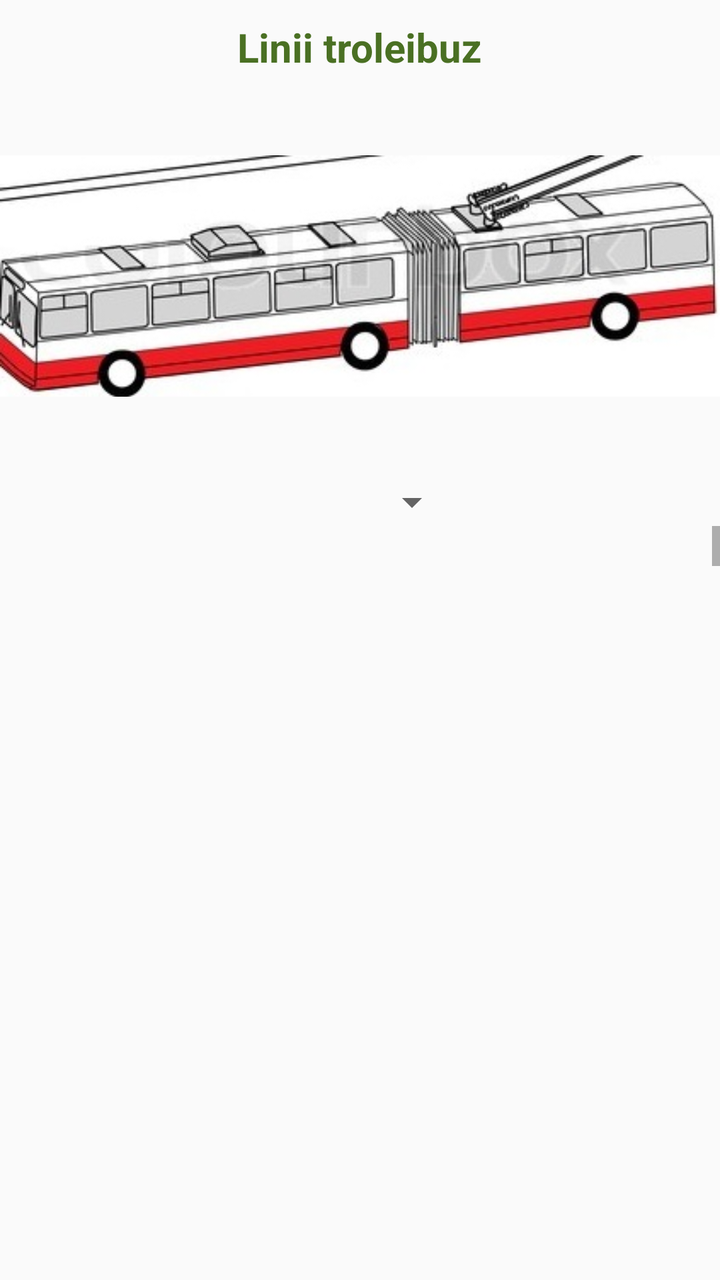
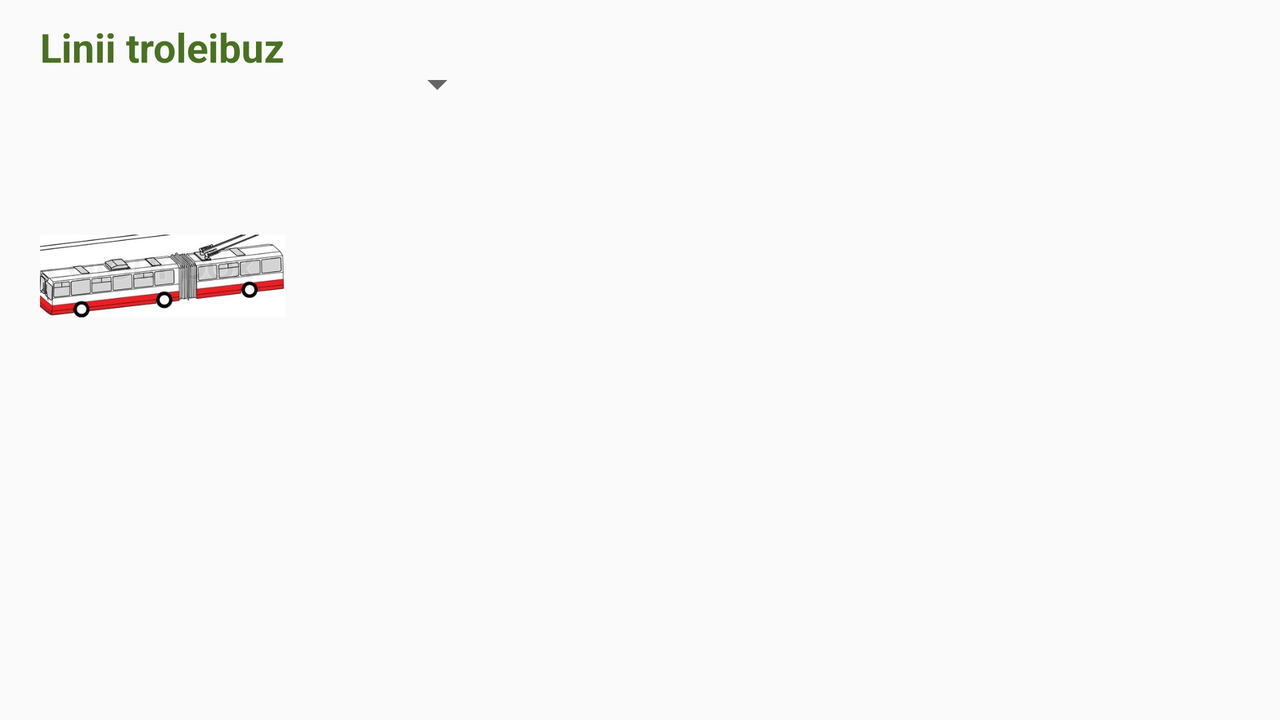

Two renders of one Android screen. The first uses the default layout on a phone; the second uses the alternative layout the repository ships for a different screen configuration, on a matching device. The two XML files are below.
<!-- AndroidManifest.xml: application theme AppTheme -->
<!-- res/layout/troleibuze_panel.xml -->
<LinearLayout
    xmlns:android="http://schemas.android.com/apk/res/android"
    android:id="@+id/liniiTroleibuz"
    android:layout_width="match_parent"
    android:layout_height="match_parent"
    android:orientation="vertical"
    android:layout_gravity="center"
    >

    <TextView
        android:text="Linii troleibuz"
        android:layout_width="wrap_content"
        android:layout_height="wrap_content"
        android:layout_gravity="center_vertical|center_horizontal"
        android:textStyle="bold"
        android:paddingTop="10dp"
        android:textSize="20dp"
        android:textColor="#4A7023"  />

    <ImageView
        android:layout_marginTop="30dp"
        android:layout_width="match_parent"
        android:layout_height="wrap_content"
        android:src="@drawable/troleibuz"
        />

    <Spinner
        android:layout_marginTop="30dp"
        android:id="@+id/troleibuz_spinner"
        android:paddingTop="10dp"
        android:layout_width="100dp"
        android:layout_gravity="center_horizontal|center_vertical"
        android:layout_height="wrap_content">

    </Spinner>

    <LinearLayout
        android:layout_width="match_parent"
        android:layout_height="wrap_content"
        android:layout_gravity="center_horizontal|center_vertical"
        android:paddingBottom="20dp"
        >
        <ScrollView
            android:layout_width="fill_parent"
            android:layout_height="fill_parent"
            android:scrollbars="vertical" >

            <TableLayout
                android:id="@+id/tableStatiiForLinie2"
                android:layout_gravity="center_horizontal|center_vertical"
                android:layout_width="match_parent"
                android:layout_height="wrap_content"
                android:orientation="vertical"
                android:layout_marginLeft="100dp"
                android:layout_marginTop="30dp"
                >
            </TableLayout>
        </ScrollView>
    </LinearLayout>


</LinearLayout>
<!-- resources referenced by this layout -->
<resources>
  <!-- drawable troleibuz: jpg bitmap (drawable, 27921 bytes) -->
  <style name="AppTheme" parent="Theme.AppCompat.Light.DarkActionBar">
          <item name="windowActionBar">false</item>
  
      </style>
</resources>
<!-- res/layout-land/troleibuze_panel.xml (the author's variant of the layout above) -->
<!-- drawn on the phone turned sideways -->
<LinearLayout
    xmlns:android="http://schemas.android.com/apk/res/android"
    android:id="@+id/liniiTroleibuz"
    android:layout_width="match_parent"
    android:layout_height="match_parent"
    android:orientation="horizontal"
    android:layout_gravity="center"
    >
    <LinearLayout
        android:layout_width="wrap_content"
        android:layout_height="match_parent"
        android:orientation="vertical"
        android:layout_gravity="center_horizontal|center_vertical"
        android:paddingBottom="20dp"
        android:layout_marginLeft="20dp"
        >

    <TextView
        android:text="Linii troleibuz"
        android:layout_width="wrap_content"
        android:layout_height="wrap_content"
        android:layout_gravity="center_vertical|center_horizontal"
        android:textStyle="bold"
        android:paddingTop="10dp"
        android:textSize="20dp"
        android:textColor="#4A7023"  />

    <ImageView
        android:layout_marginTop="30dp"
        android:layout_width="match_parent"
        android:layout_height="wrap_content"
        android:src="@drawable/troleibuz"
        />
        </LinearLayout>
    <LinearLayout
        android:layout_width="wrap_content"
        android:layout_height="match_parent"
        android:orientation="vertical"
        android:layout_gravity="center_horizontal|center_vertical"
        android:paddingBottom="20dp"
        >

    <Spinner
        android:layout_marginTop="30dp"
        android:id="@+id/troleibuz_spinner"
        android:paddingTop="10dp"
        android:layout_width="100dp"
        android:layout_gravity="center_horizontal|center_vertical"
        android:layout_height="wrap_content">

    </Spinner>

        <ScrollView
            android:layout_width="fill_parent"
            android:layout_height="fill_parent"
            android:scrollbars="vertical" >

            <TableLayout
                android:id="@+id/tableStatiiForLinie2"
                android:layout_width="match_parent"
                android:layout_height="match_parent"
                android:orientation="vertical"
                android:layout_marginLeft="100dp"
                android:layout_marginTop="30dp"
                >
            </TableLayout>
        </ScrollView>
    </LinearLayout>


</LinearLayout>
